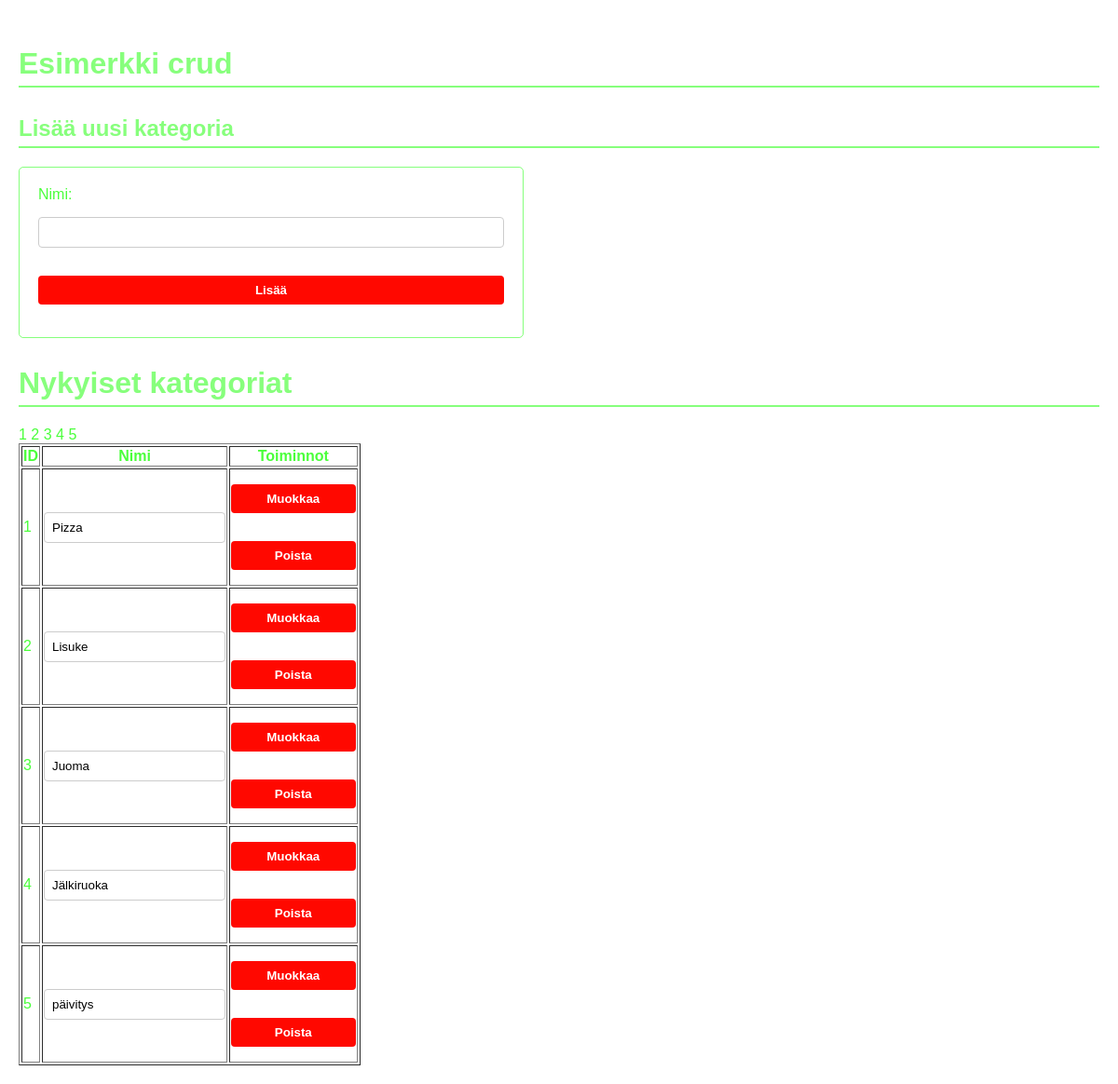
Screenshot of /kategoriat.php with the database file from the repository.
### tables this page shows
CREATE TABLE `kategoriat` (
  `id` int(11) NOT NULL,
  `nimi` varchar(50) NOT NULL
);

### kategoriat.php (the view, shortened to what this page needs)
<?php
include "DB1.php";
$kategoriat=$conn->query("SELECT * FROM kategoriat");
?>
<!DOCTYPE html>
<html lang="en">
<head>
    <link rel="stylesheet" href="tyylipizza.css">
</head>
<body>
    <h1>Esimerkki crud</h1>
    <h2>Lisää uusi kategoria</h2>
    <form method="post">
    Nimi: <input type="text" name="nimi">
    <button type = "submit" name="add">Lisää</button>
    </form>
    <h1>Nykyiset kategoriat</h1>
    <table border="1">
        <tr>
            <th>ID</th>
            <th>Nimi</th>
            <th>Toiminnot</th>
</tr>
<?php while($row = $kategoriat->fetch_assoc()){ ?>
    <tr>
        <form method="post">
        <td><?=$row['id'] ?></td>
        <td>
            <input type="text" name="nimi" value="<?=$row['nimi'] ?>">
</td>
<td>
    <button type="submit" name="muokkaa">Muokkaa</button>
    <button type="submit" name="poista">Poista</button>
</td>
</form>
</tr>
<?php }; ?>
</table>
</body>
</html>

### tyylipizza.css (style rules this page uses)
body { font-family: Arial, sans-serif; background-image: url("https://upload.wikimedia.org/wikipedia/commons/thumb/d/d3/Supreme_pizza.jpg/1200px-Supreme_pizza.jpg"); background-repeat: no-repeat; background-size: cover; min-height: 100vh; margin: 0; padding: 20px; color: #15ff00c5; }
h1, h2, h3 { color: #15ff0083; border-bottom: 2px solid #15ff0083; padding-bottom: 5px; margin-top: 30px; }
form { padding: 20px; margin-bottom: 30px; border: 1px solid #15ff0083 ; border-radius: 5px; max-width: 500px; }
input[type="text"], input[type="number"], input[type= "date"], select, button { width: 100%; padding: 8px; margin-top: 15px; margin-bottom: 15px; border: 1px solid #ccc; border-radius: 4px; box-sizing: border-box; }
button { background-color: #ff0800; color: white; border: none; cursor: pointer; font-weight: bold; }

### rows the page displays
kategoriat: id "1", nimi "Pizza"
kategoriat: id "2", nimi "Lisuke"
kategoriat: id "3", nimi "Juoma"
kategoriat: id "4", nimi "Jälkiruoka"
kategoriat: id "5", nimi "päivitys"
